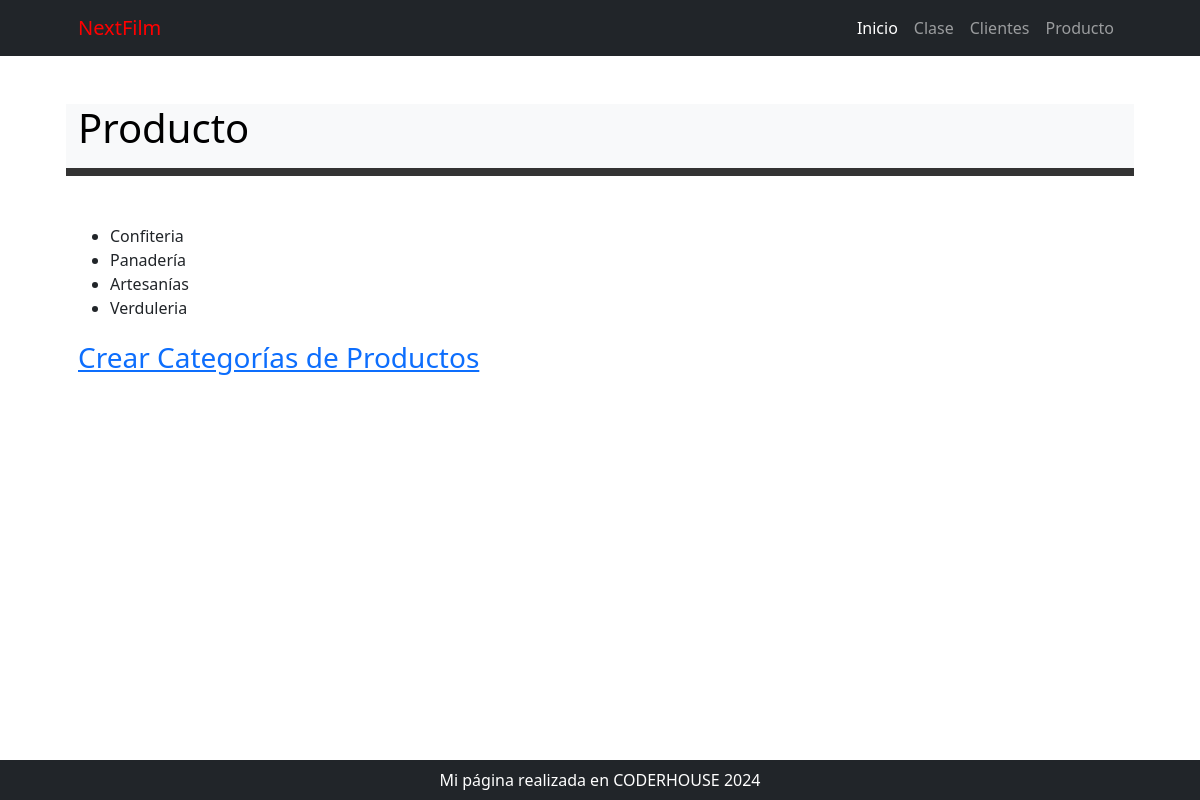
The page /producto/ on the database its author committed.
### producto/models.py (models this page shows)
class ProductoCategoria(models.Model):
    nombre = models.CharField(max_length=200, unique=True)
    descripcion = models.CharField(max_length=250, null=True, blank=True, verbose_name="descripción")
    def __str__(self) -> str:
        return self.nombre
    class Meta:
        verbose_name = "categoría de productos"
        verbose_name_plural = "categorías de productos"

### producto/views.py (the view)
# urls.py: path("", views.home, name="home"),
def home(request):
    consulta_productos = models.ProductoCategoria.objects.all
    context = {"productos": consulta_productos}
    return render(request, "producto/index.html", context)

### producto/templates/producto/index.html
{% extends 'core/base.html' %}
{% block title %}
    {% include 'core/components/titulo1.html' with titulo="Producto" %}
{% endblock title %}
{% block content %}
    <ul>
        {% for producto in productos %}<li>{{ producto }}</li>{% endfor %}
    </ul>
    <div class="fs-3 pb-4 ">
        <a href="{% url 'producto:productocategoria_create' %}">Crear Categorías de Productos</a>
    </div>
{% endblock content %}

### rows shown on the page
ProductoCategoria: nombre "Confiteria"
ProductoCategoria: nombre "Panadería"
ProductoCategoria: nombre "Artesanías"
ProductoCategoria: nombre "Verduleria"

### other values the page prints
{{ titulo }} "Producto"
